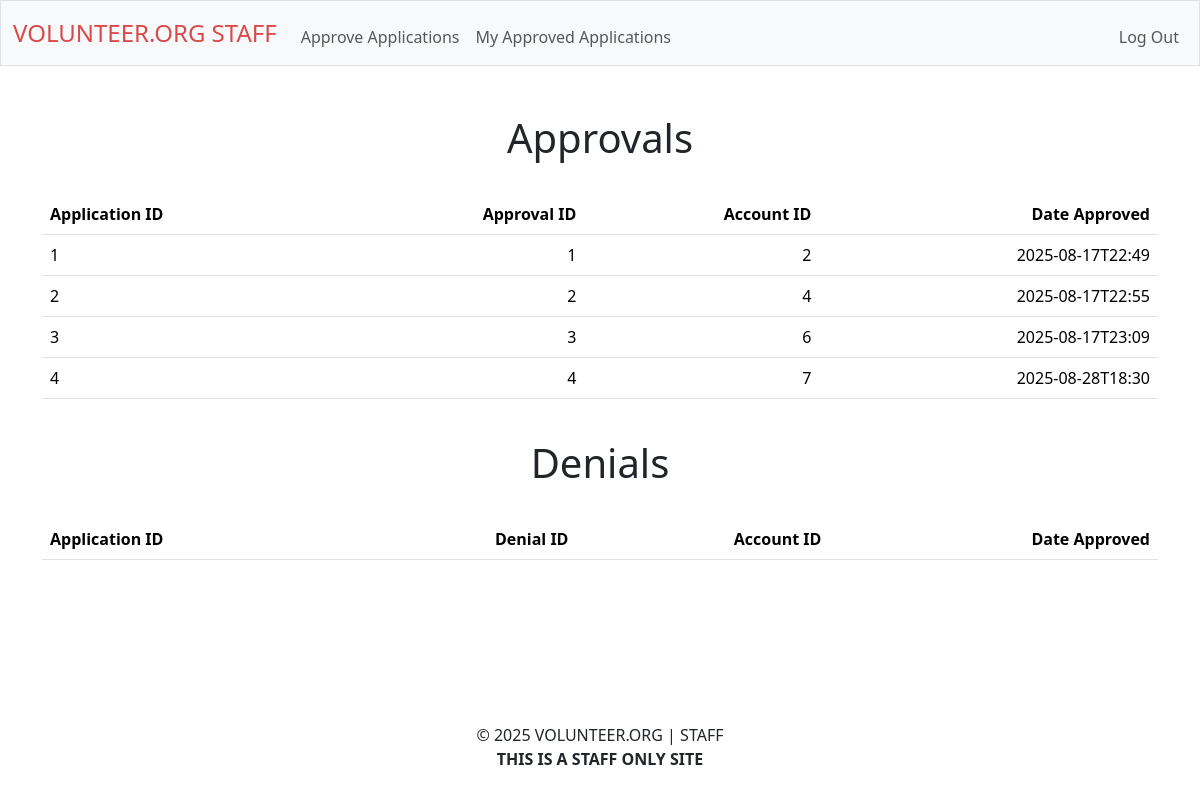
The page /review_self (signed in) on the database its author committed.
### tables this page shows
CREATE TABLE applications_approved (
approval_id INTEGER PRIMARY KEY,
application_id INTEGER NOT NULL,
staff_id INTEGER NOT NULL,
date TIMESTAMP NOT NULL
);

### routes/staff.py (the view, shortened to what this page needs)
@staff_bp.route("/review_self", methods=["GET"])
def review_self():
    if "staff_id" not in session:
        return redirect("/staff-login-secured")
    history_approved = []
    rows_approved = db.execute("SELECT * FROM applications_approved WHERE staff_id = ?", (session["staff_id"],)).fetchall()
    for row in rows_approved:
        application = db.execute("SELECT * FROM application_for_review WHERE id = ?", (row[0],)).fetchall()
        if application:
            history_approved.append(
                [
                    row[1],
                    row[0],
                    application[0][18],
                    row[3]
                ]
            )
    history_denied = []
    rows_denied = db.execute("SELECT * FROM applications_denied WHERE staff_id = ?", (session["staff_id"],)).fetchall()
    return render_template("staff_history.html", history_approved=history_approved, history_denied=history_denied)

### app.py (called while the page is built)
def create_app():
    app = Flask(__name__)
    app.config.from_object(Config)
    Session(app)
    register_blueprints(app)
    @app.after_request
    def after_request(response):
        response.headers["Cache-Control"] = "no-cache, no-store, must-revalidate"
        response.headers["Expires"] = 0
        response.headers["Pragma"] = "no-cache"
        return response
    return app

### templates/staff_history.html (shortened to what this page needs)
{% extends "staff_layout.html" %} {% block title %} History {% endblock %} {%
block main %}
<div class="fade-in">
  <h1>Approvals</h1>
  <br />
  <table class="table">
    <thead>
      <tr>
        <th class="text-start">Application ID</th>
        <th class="text-end">Approval ID</th>
        <th class="text-end">Account ID</th>
        <th class="text-end">Date Approved</th>
      </tr>
    </thead>
    <tbody>
      {% for history in history_approved %}
      <tr>
        <td class="text-start">{{ history[0] }}</td>
        <td class="text-end">{{ history[1] }}</td>
        <td class="text-end">{{ history[2] }}</td>
        <td class="text-end">{{ history[3] }}</td>
      </tr>
      {% endfor %}
    </tbody>
  </table>
  <br />
  <h1>Denials</h1>
  <br />
</div>
<table class="table">
  <thead>
    <tr>
      <th class="text-start">Application ID</th>
      <th class="text-end">Denial ID</th>
      <th class="text-end">Account ID</th>
      <th class="text-end">Date Approved</th>
    </tr>
  </thead>
</table>
{% endblock %}

### templates/staff_layout.html (shortened to what this page needs)
<!DOCTYPE html>
<html lang="en">
  <head>
    <link
      href="https://cdn.jsdelivr.net/npm/bootstrap@5.3.3/dist/css/bootstrap.min.css"
      rel="stylesheet"
    />
    <link href="/static/styles.css" rel="stylesheet" />
  </head>
  <body class="fade-in">
    <nav class="bg-light border navbar navbar-expand-md navbar-light">
      <div class="container-fluid">
        <a class="navbar-brand red mb-0 h1" href="/review_applications"
          >VOLUNTEER.ORG STAFF</a
        >
        <div class="collapse navbar-collapse" id="navbar">
          {% if session["staff_id"] %}
          <ul class="navbar-nav me-auto mt-2">
            <li class="nav-item">
              <a class="nav-link" href="/review_applications"
                >Approve Applications</a
              >
            </li>
            <li class="nav-item">
              <a class="nav-link" href="/review_self"
                >My Approved Applications</a
              >
            </li>
          </ul>
          <ul class="navbar-nav ms-auto mt-2">
            <li class="nav-item">
              <a class="nav-link" href="/logout-staff">Log Out</a>
            </li>
          </ul>
          {% else %}
          <ul class="navbar-nav ms-auto mt-2">
            <li class="nav-item">
              <a class="nav-link" href="/staff-login-secured">Log In</a>
            </li>
          </ul>
          {% endif %}
        </div>
      </div>
    </nav>
    <main class="container py-5 text-center slide-up">
      {% block main %} {% endblock %}
    </main>
    <footer class="text-center">
      © 2025 VOLUNTEER.ORG | STAFF
      <br />
      <strong>THIS IS A STAFF ONLY SITE</strong>
    </footer>
    <br />
  </body>
</html>

### static/styles.css (style rules this page uses)
html, body { height: 100%; min-height: 100%; display: flex; flex-direction: column; min-height: 100vh; }
body { display: flex; flex-direction: column; min-height: 100vh; }
main { flex: 1; }
footer { padding: 5px; }
.fade-in { opacity: 0; animation: fadeIn 1s ease-in forwards; }
.slide-up { opacity: 0; transform: translateY(30px); animation: slideUp 0.8s cubic-bezier(0.23, 1, 0.32, 1) forwards; }
.navbar { transition: background 0.4s, box-shadow 0.4s; }
.red { color: rgb(218, 73, 73); font-size: x-large; }

### rows shown on the page
applications_approved: approval_id "1", application "1", history "2", date "2025-08-17T22:49"
applications_approved: approval_id "2", application "2", history "4", date "2025-08-17T22:55"
applications_approved: approval_id "3", application "3", history "6", date "2025-08-17T23:09"
applications_approved: approval_id "4", application "4", history "7", date "2025-08-28T18:30"
